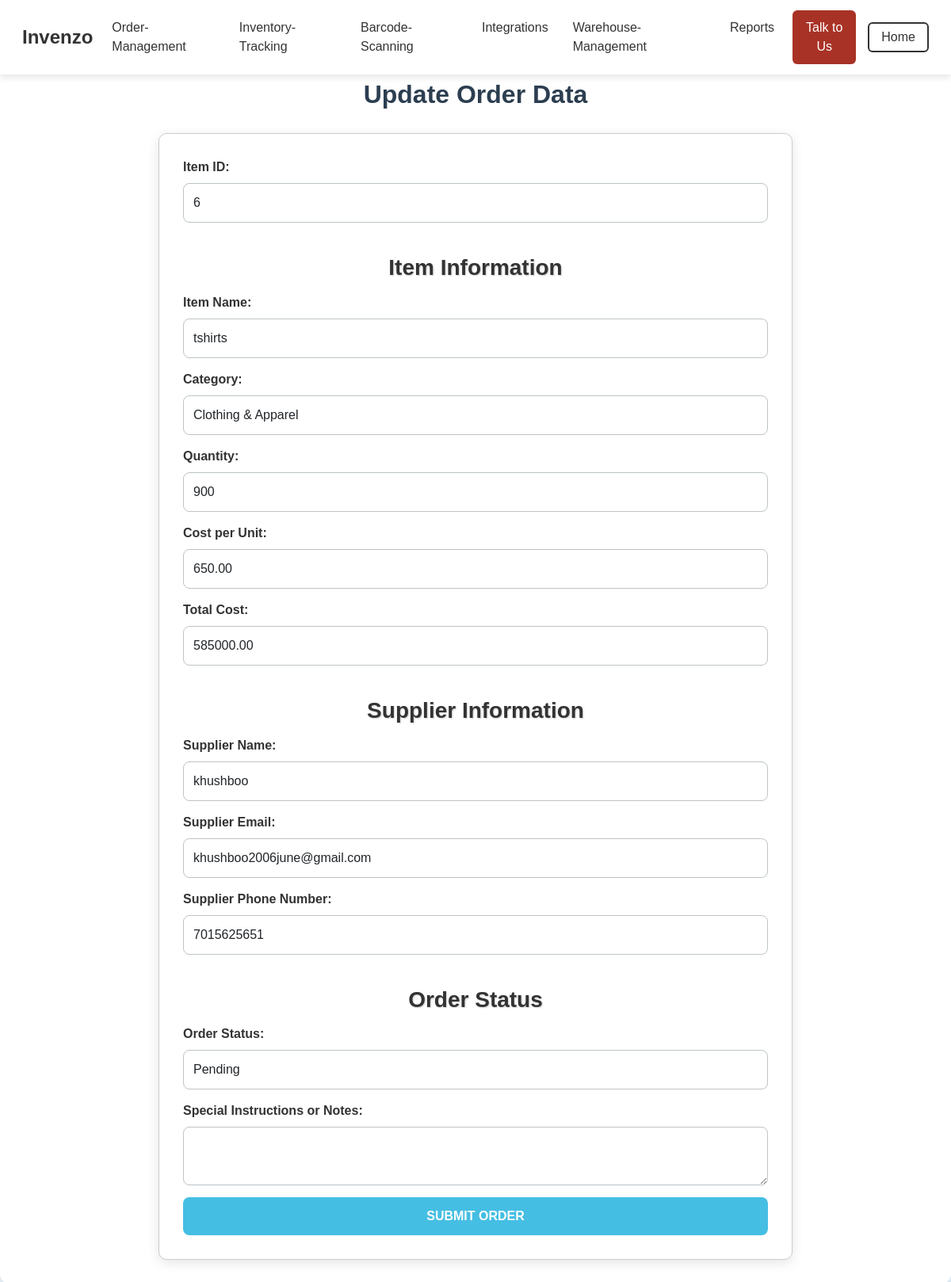
/update-item/6/ (signed in), run on the app's committed database.
### main/models.py (models this page shows, shortened)
class Order(models.Model):
    user = models.ForeignKey(User, on_delete=models.CASCADE, null=True)
    item_id = models.IntegerField()
    item_name = models.CharField(max_length=255)
    item_category = models.CharField(max_length=255)
    quantity = models.PositiveIntegerField()
    cost_per_unit = models.DecimalField(max_digits=10, decimal_places=2)
    total_cost = models.DecimalField(max_digits=10, decimal_places=2)
    supplier_name = models.CharField(max_length=255)
    supplier_email = models.EmailField()
    supplier_phone = models.CharField(max_length=20)
    order_status = models.CharField(max_length=50, choices=[
        ('pending', 'Pending'),
        ('processing', 'Processing'),
        ('shipped', 'Shipped'),
        ('delivered', 'Delivered'),
    ])
    notes = models.TextField(blank=True)

### main/views.py (the view)
# urls.py: path('update-item/<item_id>/',update_item, name='update_item'),
def update_item(request, item_id):
    user = get_logged_in_user(request)
    if not user:
        return redirect('login')
    item = get_object_or_404(Order, id=item_id, user=user)
    if request.method == 'POST':
        form = OrderForm(request.POST, instance=item)
        if form.is_valid():
            form.save()
            return redirect('inventory_tracking')
    else:
        form = OrderForm(instance=item)
    return render(request, 'update_order.html', {'form': form, 'item': item, 'categories': CATEGORIES})

### main/forms.py
class OrderForm(forms.ModelForm):
    class Meta:
        model = Order
        fields =['item_id','item_name','item_category','quantity','cost_per_unit','total_cost','supplier_name','supplier_email','supplier_phone','order_status','notes']

### main/views.py (called while the page is built)
def get_logged_in_user(request):
    user_id = request.session.get('user_id')
    if not user_id:
        return None
    try:
        return User.objects.get(id=user_id)
    except User.DoesNotExist:
        return None

### main/templates/update_order.html (shortened to what this page needs)
{% load static %}
<!DOCTYPE html>
<html lang="en">
<head>
    <link href="https://cdn.jsdelivr.net/npm/bootstrap@5.3.0/dist/css/bootstrap.min.css" rel="stylesheet">
    <link rel="stylesheet" href="{% static 'css/styles.css' %}">
    <link rel="stylesheet" href="{% static 'css/order_management.css' %}">
</head>
</head>
<body>
    <nav class="navbar navbar-expand-lg navbar-light bg-white">
        <div class="container-fluid">
            <a class="navbar-brand d-flex align-items-center" href="{% url 'home' %}">
                <strong class="brand-name">Invenzo</strong>
            </a>
            <div class="collapse navbar-collapse justify-content-end" id="navbarNav">
                <ul class="navbar-nav">
                    <li class="nav-item"><a class="nav-link" href="{% url 'order_management' %}">Order-Management</a>
                    </li>
                    <li class="nav-item"><a class="nav-link"
                            href="{% url 'inventory_tracking' %}">Inventory-Tracking</a></li>
                    <li class="nav-item"><a class="nav-link" href="{% url 'barcodes' %}">Barcode-Scanning</a></li>
                    <li class="nav-item"><a class="nav-link" href="{% url 'integrations2' %}">Integrations</a></li>
                    <li class="nav-item"><a class="nav-link"
                            href="{% url 'warehouse_management' %}">Warehouse-Management</a></li>
                    <li class="nav-item"><a class="nav-link" href="{% url 'reports' %}">Reports</a></li>
                    <li class="nav-item"><a class="nav-link btn btn-primary text-white" href="{% url 'team' %}">Talk to
                            Us</a></li>
                </ul>
            </div>
            <div class="collapse navbar-collapse justify-content-end">
                <a href="{% url 'home' %}" class="btn btn-outline-dark">Home</a>
            </div>
        </div>
    </nav>
    <div class="container">
        <h2> Update Order Data</h2>
        <form action="{% url 'update_item' item.id %}" method="POST">
            <div class="col-12">
                <label for="item-id" class="form-label">Item ID:</label>
                <input type="number" id="item-id" name="item_id" class="form-control" value="{{item.id}}" required>
            </div>
            <h3>Item Information</h3>
            <div class="col-12">
                <label for="item-name" class="form-label">Item Name:</label>
                <input type="text" id="item-name" name="item_name" class="form-control" value="{{item.item_name}}"
                    required>
            </div>
            <div class="col-12">
                <label for="item-category" class="form-label">Category:</label>
                <select id="item-category" name="item_category" class="form-control" required>
                    {% for category in categories %}
                    <option value="{{ category }}" {% if item.item_category == category %}selected{% endif %}>
                        {{ category }}
                    </option>
                    {% endfor %}
                </select>
            </div>
            <div class="col-12">
                <label for="quantity" class="form-label">Quantity:</label>
                <input type="number" id="quantity" name="quantity" class="form-control" value="{{item.quantity}}"
                    oninput="calculateTotalCost()" required>
            </div>
            <div class="col-12">
                <label for="cost-per-unit" class="form-label">Cost per Unit:</label>
                <input type="number" id="cost-per-unit" name="cost_per_unit" class="form-control" step="0.01"
                    value="{{item.cost_per_unit}}" oninput="calculateTotalCost()" required>
            </div>
            <div class="col-12">
                <label for="total-cost" class="form-label">Total Cost:</label>
                <input type="number" id="total-cost" name="total_cost" class="form-control" step="0.01"
                    value="{{item.total_cost}}" required>
            </div>
            <h3>Supplier Information</h3>
            <div class="col-12">
                <label for="supplier-name" class="form-label">Supplier Name:</label>
                <input type="text" id="supplier-name" name="supplier_name" class="form-control"
                    value="{{item.supplier_name}}" required>
            </div>
            <div class="col-12">
                <label for="supplier-email" class="form-label">Supplier Email:</label>
                <input type="email" id="supplier-email" name="supplier_email" class="form-control"
                    value="{{item.supplier_email}}" required>
            </div>
            <div class="col-12">
                <label for="supplier-phone" class="form-label">Supplier Phone Number:</label>
                <input type="text" id="supplier-phone" name="supplier_phone" class="form-control"
                    value="{{item.supplier_phone}}" required>
            </div>
            <h3>Order Status</h3>
            <div class="col-12">
                <label for="order-status" class="form-label">Order Status:</label>
                <select id="order-status" name="order_status" class="form-control" value="{{item.order_status}}"
                    required>
                    <option value="pending">Pending</option>
                </select>
            </div>
            <div class="col-12">
                <label for="notes" class="form-label">Special Instructions or Notes:</label>
                <textarea id="notes" name="notes" class="form-control" value="{{item.notes}}"></textarea>
            </div>
            <div class="col-12">
                <button type="submit" class="button btn-primary">Submit Order</button>
            </div>
        </form>
    </div>
    <link href="https://cdn.jsdelivr.net/npm/select2@4.0.13/dist/css/select2.min.css" rel="stylesheet" />
</body>
</html>

### accounts/static/css/styles.css (style rules this page uses)
.navbar { padding: 0.8rem 1rem; font-family: 'Poppins', sans-serif; position: fixed; top: 0; left: 0; right: 0; z-index: 9999; background-color: #ffffff; box-shadow: 0 4px 8px rgba(0, 0, 0, 0.1); }
body { padding-top: 80px; }
.navbar-brand .brand-name { font-size: 24px; font-weight: 600; color: #333; }
.navbar-nav { font-size: 16px; }
.nav-item .nav-link { color: #333; margin-right: 15px; padding: 10px 0; transition: color 0.3s ease; }
.navbar-nav .nav-item:last-child { margin-right: 0; }
.form-control { width: 200px; transition: width 0.3s ease; }
.btn-outline-dark { border: 2px solid #333; color: #333; padding: 5px 15px; transition: background-color 0.3s ease, color 0.3s ease; }
.brand-name { font-size: 24px; font-weight: bold; font-family: 'Poppins', sans-serif; color: #2C3E50; }
.btn-primary { background-color: #A93226; border: none; }

### accounts/static/css/order_management.css (style rules this page uses)
* { margin: 0; padding: 0; box-sizing: border-box; }
body { font-family: Arial, sans-serif; background-color: #fff; color: #333; margin-top: 60px; padding: 0; }
.container { margin-left: 250px; padding: 20px; background: #fff; min-width: 100vw; min-height: 100vh; }
h3 { color: #333; font-weight: bold; text-shadow: 1px 1px 2px rgba(0, 0, 0, 0.2); margin-bottom: 30px; text-align: center; margin-top: 40px; }
form { background-color: #fff; padding: 30px; border-radius: 10px; box-shadow: 0 4px 15px rgba(0, 0, 0, 0.1); margin-top: 30px; max-width: 800px; margin-left: auto; margin-right: auto; border: 1px solid #ccc; }
.form-label { font-weight: 600; color: #333; margin-bottom: 8px; display: flex; justify-content: flex-start; }
.form-control { border-radius: 5px; border: 1px solid #ccc; padding: 12px; width: 100%; margin-bottom: 15px; }
.button { background-color: #333; border: none; font-weight: bold; padding: 10px 25px; text-transform: uppercase; color: white; cursor: pointer; }

### main/templates/update_order.html (style rules this page uses)
body { font-family: 'Poppins', sans-serif; background: linear-gradient(135deg, #f7f9fc, #e3f2fd); color: #2c3e50; margin: 0; padding: 0; }
.container { max-width: 800px; width: 100%; margin: 30px auto; background: white; padding: 30px; border-radius: 12px; box-shadow: 0 4px 10px rgba(0, 0, 0, 0.1); }
h2, h3 { margin-top: 40px; text-align: center; margin-bottom: 15px; font-weight: bold; }
.form-control { border-radius: 8px; border: 1px solid #bdc3c7; padding: 12px; }
.button { background-color: #45bee3; border: none; font-weight: bold; padding: 12px 25px; text-transform: uppercase; color: white; border-radius: 8px; transition: 0.3s ease-in-out; width: 100%; }

### data on the page
Order: item_id "6", item_name "tshirts", item_category "Clothing & Apparel", quantity "900", cost_per_unit "650.00", total_cost "585000.00", supplier_name "khushboo", supplier_email "khushboo2006june@gmail.com", supplier_phone "7015625651", order_status "Pending"
